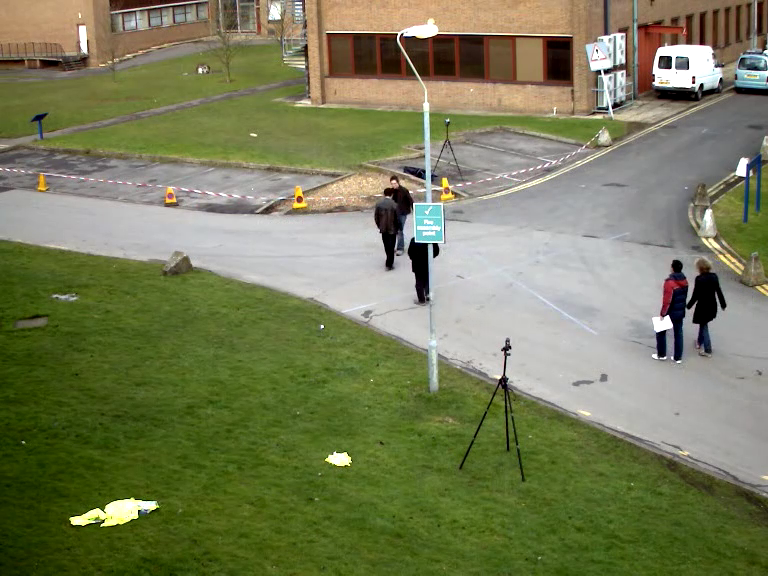
#> input picture frame 31 of human-detection/samples/768x576.mp4, 768 x 576 px
$ python human_detection_video.py   (Python 2 division)
#> lines starting #> are read from the running program, lines starting #| are printed output that depends on the picture
import cv2
import numpy as np
import datetime

'''We use OOP approach - create a class'''
class Detector():

    def __init__(self):
        '''can use a video file or use the webcam'''
        self.camera = cv2.VideoCapture('./samples/768x576.mp4')
        # self.camera = cv2.VideoCapture(0)

        '''pre-define for future use'''
        self.frame_shape = None

        '''
        this variable define the number and the size\
        of sliding windows for face detection
        '''
        self.f_frags = np.array([3, 5])
        self.total_f_cells = self.f_frags[0] * self.f_frags[1]

        '''
        this variable define the number and the size\
        of sliding windows for pedestrian detection
        '''
        self.p_frags = np.array([2, 7])
        self.total_p_cells = self.p_frags[0] * self.p_frags[1]

        '''use HOG pedestrian detector'''
        self.hog = cv2.HOGDescriptor()
        self.hog.setSVMDetector(cv2.HOGDescriptor_getDefaultPeopleDetector())

        '''use Haar Cascades for face detection'''
        self.face_cascade = cv2.CascadeClassifier('./haarcascades/haarcascade_frontalface_alt2.xml')

        '''
        these variables define the % of intersection to be discarded
        2 faces with 30% intersection, 1 will be discarded
        2 pedestrians with 80% intersection, 1 will be discarded
        1 face and 1 pedestrian with 100% intersection, the face be discarded
        '''
        self.o_f_deg = 0.3
        self.o_p_deg = 0.8
        self.o_fp_deg = 1.

        '''
        these variables are for memory
        mem_size is the maximum number of previous frames that\
        we still remember
        '''
        self.memory_p = []
        self.memory_f = []
        self.mem_size = 5

    '''
    given 2 line segments,
    the first one is defined by 2 points, x1 and x2
    the second on is defined by 2 points, x3 and x4
    this function return the length of ther intersection
    '''
    @staticmethod
    def range_overlap(x1, x2, x3, x4):
        # print 'range_overlap'

        x_min = max(x1, x3)
        x_max = min(x2, x4)

        if x_min > x_max:
            return 0
        return x_max - x_min

    '''
    given 2 rectangles and a threshold (percentage)
    this function return if their overlapping area is bigger\
    than 'percentage' percent of the smaller one
    '''
    @staticmethod
    def rec_overlap(rec1, rec2, percentage):
        # print 'rec_overlap'

        r1_x1, r1_y1, r1_w, r1_h = rec1
        r1_x2, r1_y2 = r1_x1 + r1_w, r1_y1 + r1_h
        r1_area = r1_w * r1_h

        r2_x1, r2_y1, r2_w, r2_h = rec2
        r2_x2, r2_y2 = r2_x1 + r2_w, r2_y1 + r2_h
        r2_area = r2_w * r2_h

        x_range = Detector.range_overlap(r1_x1, r1_x2, r2_x1, r2_x2)
        y_range = Detector.range_overlap(r1_y1, r1_y2, r2_y1, r2_y2)

        return 1. * x_range * y_range / min(r1_area, r2_area) >= percentage

    '''
    given a list rectangles and the threshold (deg)
    this function check if any pair of rectangles overlap >= 'deg' percent\
    and remove one accordingly
    '''
    @staticmethod
    def overlap_subtraction(recs, deg):
        # print 'overlap_substraction'

        result = []

        for rec in recs:
            for chosen in result:
                if Detector.rec_overlap(rec, chosen, deg):
                    break
            else:
                result.append(rec)

        return result

    '''
    this function check if any face (in the list of faces)\
    belongs to any pedestrian (in the list of pedestrians)
    and remove accordingly
    '''
    def face_of_pede_subtraction(self, faces, pedes):
        # print 'face_of_pede_subtraction'
        new_faces = []

        for face in faces:
            for pede in pedes:
                if Detector.rec_overlap(face, pede, self.o_fp_deg):
                    break
            else:
                new_faces.append(face)

        return new_faces

    '''
    given a frame (or sub-frame), this function detects\
    the pedestrians in that frame using HOG Detector
    nw is the north-west point of this sub-frame in the\
    whole original frame
    '''
    def get_pedestrians(self, frame, nw):
        # print 'get_pedestrians'

        padding = np.array([nw[1], nw[0], 0, 0])

        hog_recs, weights = self.hog.detectMultiScale(frame, winStride=(4, 4),
                                                      padding=(8, 8), scale=1.1)
        hog_recs = Detector.overlap_subtraction(hog_recs, self.o_p_deg)
        hog_recs = [hog_rec + padding for hog_rec in hog_recs if hog_rec[2] > 16 and hog_rec[3] > 16]

        return Detector.overlap_subtraction(hog_recs, self.o_p_deg)

    '''
    given a frame (or sub-frame), this function detects\
    the faces in that frame using Haar Cascades Detector
    nw is the north-west point of this sub-frame in the\
    whole original frame
    '''
    def get_faces(self, frame, nw):
        # print 'get_faces'

        padding = np.array([nw[1], nw[0], 0, 0])

        face_recs = self.face_cascade.detectMultiScale(cv2.cvtColor(frame, cv2.COLOR_BGR2GRAY), 1.1, 5)
        face_recs = Detector.overlap_subtraction(face_recs, deg=self.o_f_deg)
        face_recs = [face_rec + padding for face_rec in face_recs]

        return Detector.overlap_subtraction(face_recs, self.o_f_deg)

    '''
    depend on frame index and target (face or pedes),\
    this function will return the corresponding window
    '''
    def get_sub_frame(self, frame, cnt, target):
        # print 'get_sub_frame'

        shape = np.array(frame.shape[:2])

        if target == 'face':
            cnt %= self.total_f_cells
            idx = np.array((int(cnt / self.f_frags[1]), cnt % self.f_frags[1]))
            cell_shape = shape / (self.f_frags + 1)

        elif target == 'pede':
            cnt %= self.total_p_cells
            idx = np.array((int(cnt / self.p_frags[1]), cnt % self.p_frags[1]))
            cell_shape = shape / (self.p_frags + 1)
        else:
            print '\'target\' must be \'face\' or \'pede\''
            return None

        north_west = idx * cell_shape
        south_east = north_west + cell_shape * 2

        return north_west, frame[north_west[0]:south_east[0], north_west[1]:south_east[1], :]

    '''
    consolidate faces and pedestrians detected in the\
    last frame
    '''
    def consolidate(self, old_recs, frame, objective):
        # print 'consolidate'

        if objective == 'pedes':
            getter = self.get_pedestrians
            deg = self.o_p_deg
        elif objective == 'faces':
            getter = self.get_faces
            deg = self.o_f_deg
        else:
            print 'objective must be either \'pedes\' or \'faces\''
            return []

        '''default expand degree is 0.1'''
        result = []
        expand_idx = 0.1

        for rec in old_recs:
            x1, y1, w, h = rec
            x2, y2 = x1 + w, y1 + h

            x1 = max(0, int(x1 - expand_idx * w))
            y1 = max(0, int(y1 - expand_idx * h))
            x2 = min(self.frame_shape[1], int(x2 + expand_idx * w))
            y2 = min(self.frame_shape[0], int(y2 + expand_idx * h))

            moved = getter(frame[y1:y2, x1:x2, :], nw=(y1, x1))

            # moved = [p + np.array([x1, y1, 0, 0]) for p in moved]
            result += moved

        return Detector.overlap_subtraction(result, deg=deg)

    '''
    save the people detected for a time
    '''
    def keep_memory(self, new, old, lastest_idx):
        min_accept_idx = lastest_idx - self.mem_size

        for (idx, old_rec) in old:
            if idx < min_accept_idx:
                continue
            for (_, rec) in new:
                if Detector.rec_overlap(old_rec, rec, self.o_f_deg):
                    break
            else:
                new.append((idx, old_rec))

        return new

    '''This is the main function'''
    def run(self):
        '''count the index number of the frame'''
        cnt = 0

        '''list of pedestrians and faces detected'''
        pedes = []
        faces = []

        '''
        the number of people we have detected so far
        use for testing and measuring performance
        '''
        total_cnt = 0

        '''
        use to measure performance - time taken for each process
        time_f - time to do face detection on windows
        time_p - time to do pedestrian detection on windows
        time_c - time to consilidate detected people
        '''
        beg = datetime.datetime.now()
        time_f = datetime.datetime.now() - datetime.datetime.now()
        time_p = datetime.datetime.now() - datetime.datetime.now()
        time_c = datetime.datetime.now() - datetime.datetime.now()

        while True:
            '''increase frame index'''
            cnt += 1

            '''read next frame'''
            ret, frame = self.camera.read()
#> frame is the input picture: shape (576, 768, 3); mean B, G, R 88.6, 124.6, 120.1
            assert ret, 'cannot read (more)'

            '''flip the frame (optional)'''
            frame = np.fliplr(frame).astype('uint8')
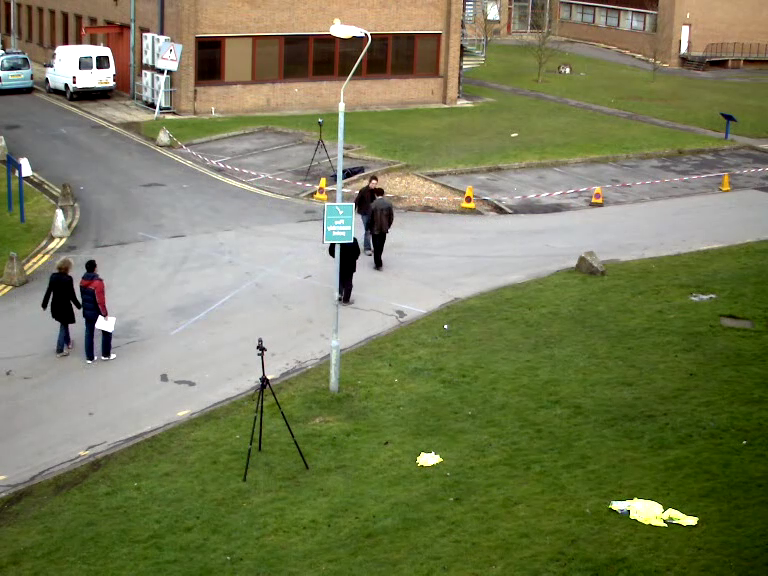
#> frame: shape (576, 768, 3); mean B, G, R 88.6, 124.6, 120.1
            '''store the resolution of the frame'''
            self.frame_shape = frame.shape[:2]
#> self.frame_shape = (576, 768)

            '''
            detect pedestrian in a window
            this window is corresponding to the frame index
            '''
            b_p = datetime.datetime.now()
            nw, sub_frame = self.get_sub_frame(frame, cnt, target='pede')
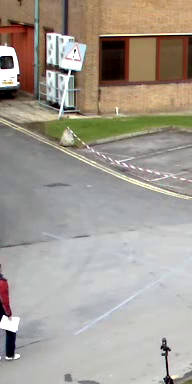
#> sub_frame: shape (384, 192, 3); mean B, G, R 147.8, 157.1, 164.4
#> nw = [0, 96]
            new_pedes = self.get_pedestrians(sub_frame, nw=nw)
#> in get_pedestrians, `padding = np.array([nw[1], nw[0], 0, 0])`: padding = [96, 0, 0, 0]
#> in get_pedestrians, `hog_recs, weights = self.hog.detectMultiScale(frame, winStride=(4, 4),..`: hog_recs = ()
#> after the loop in overlap_subtraction, `for rec in recs:`: result = []
#> new_pedes = []
            time_p += datetime.datetime.now() - b_p

            '''
            detect face in a window
            this window is also corresponding to the frame index
            '''
            b_f = datetime.datetime.now()
            nw, sub_frame = self.get_sub_frame(frame, cnt, target='face')
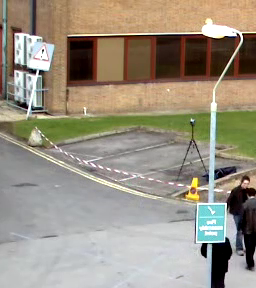
#> sub_frame: shape (288, 256, 3); mean B, G, R 129.9, 145.4, 153.9
#> nw = [0, 128]
            new_faces = self.get_faces(sub_frame, nw=nw)
#> in get_faces, `padding = np.array([nw[1], nw[0], 0, 0])`: padding = [128, 0, 0, 0]
#> in get_faces, `face_recs = self.face_cascade.detectMultiScale(cv2.cvtColor(frame, cv2..`: face_recs = ()
#> in get_faces, `face_recs = Detector.overlap_subtraction(face_recs, deg=self.o_f_deg)`: face_recs = []
#> new_faces = []
            time_f += datetime.datetime.now() - b_f

            '''
            consolidate the pedestrians and faces detected in the last loop
            '''
            b_c = datetime.datetime.now()
            pedes = self.consolidate(pedes, frame, objective='pedes')
#> pedes = []
            faces = self.consolidate(faces, frame, objective='faces')
#> faces = []
            time_c += datetime.datetime.now() - b_c

            '''
            check if any pair of faces or pedestrians point to the same object
            if yes, remove 1 of them
            '''
            pedes = Detector.overlap_subtraction(pedes + new_pedes, self.o_p_deg)
            faces = Detector.overlap_subtraction(faces + new_faces, self.o_f_deg)
            faces = self.face_of_pede_subtraction(faces, pedes)

            '''count the number of people detected in all the frame so far'''
            total_cnt += len(pedes) + len(faces)
#> total_cnt = 0

            '''
            optional - save detected people in previous frame in memory
            even if these people are not detected in the next frame, they\
            are still be counted
            '''
            new_mem_p = [(cnt, pede) for pede in pedes]
#> new_mem_p = []
            self.memory_p = self.keep_memory(new_mem_p, self.memory_p, cnt)
#> self.memory_p = []

            new_mem_f = [(cnt, face) for face in faces]
#> new_mem_f = []
            self.memory_f = self.keep_memory(new_mem_f, self.memory_f, cnt)
#> self.memory_f = []

            '''output number of people detected in this frame'''
            print 'there are {} people'.format(len(self.memory_f) + len(self.memory_p))
#| there are 0 people

            '''draw rectangle around each person detected'''
            for (_, (x, y, w, h)) in self.memory_p:
                cv2.rectangle(frame, (x, y), (x + w, y + h), (255, 0, 0), 4)
#> this loop made 0 passes

            for (_, (x, y, w, h)) in self.memory_f:
                cv2.rectangle(frame, (x - w, y - h), (x + w * 2, y + h * 5), (0, 255, 0), 4)

            # [5 lines of commented-out code are left out]

            cv2.imshow('Human detection', frame)

            '''The below 4 lines of code is used for measuring performance only'''
            # [4 lines of commented-out code are left out]

            if cv2.waitKey(1) == ord('q'):
#> (key q is pressed here)
                break

        cv2.destroyAllWindows()

'''Just declare an object and run'''
if __name__ == '__main__':
    detector = Detector()
    detector.run()

$ run again, starting later in the video
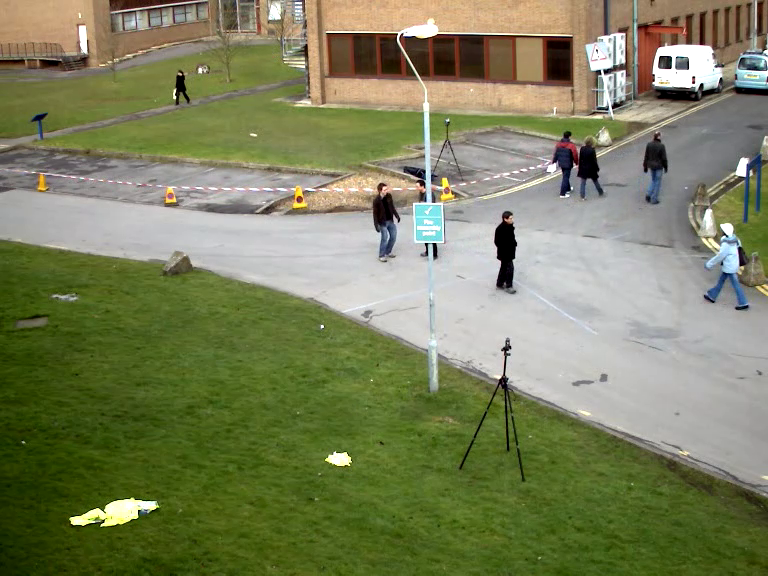
#> input picture frame 141 of human-detection/samples/768x576.mp4, 768 x 576 px
#> in run, frame is the input picture: shape (576, 768, 3); mean B, G, R 92.8, 128.9, 124
#> in run, `nw, sub_frame = self.get_sub_frame(frame, cnt, target='pede')`:
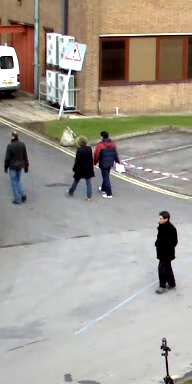
#> sub_frame: shape (384, 192, 3); mean B, G, R 147.7, 157.1, 164.1
#> in run, `nw, sub_frame = self.get_sub_frame(frame, cnt, target='pede')`: nw = [0, 96]
#> in get_pedestrians, `padding = np.array([nw[1], nw[0], 0, 0])`: padding = [96, 0, 0, 0]
#> in get_pedestrians, `hog_recs, weights = self.hog.detectMultiScale(frame, winStride=(4, 4),..`: hog_recs = [[133, 188, 59, 129], [31, 20, 106, 213]]; weights = [2.24, 0.544]
#> the loop in overlap_subtraction, `for rec in recs:` made 2 passes
#> after the loop in overlap_subtraction, `for rec in recs:`: result = [[133, 188, 59, 129], [31, 20, 106, 213]]
#> in get_pedestrians, `hog_recs = [hog_rec + padding for hog_rec in hog_recs if hog_rec[2] > ..`: hog_recs = [[229, 188, 59, 129], [127, 20, 106, 213]]
#> the loop in overlap_subtraction (call 2), `for rec in recs:` made 2 passes
#> in run, `nw, sub_frame = self.get_sub_frame(frame, cnt, target='face')`:
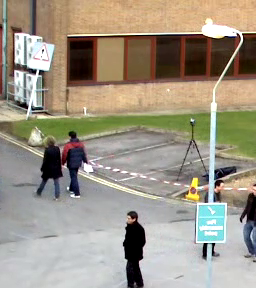
#> sub_frame: shape (288, 256, 3); mean B, G, R 133.8, 149.6, 158.1
#> in run, `nw, sub_frame = self.get_sub_frame(frame, cnt, target='face')`: nw = [0, 128]
#> in get_faces, `padding = np.array([nw[1], nw[0], 0, 0])`: padding = [128, 0, 0, 0]
#> in get_faces, `face_recs = self.face_cascade.detectMultiScale(cv2.cvtColor(frame, cv2..`: face_recs = ()
#> in get_faces, `face_recs = Detector.overlap_subtraction(face_recs, deg=self.o_f_deg)`: face_recs = []
#> in run, `pedes = Detector.overlap_subtraction(pedes + new_pedes, self.o_p_deg)`: pedes = [[229, 188, 59, 129], [127, 20, 106, 213]]
#> after the loop in face_of_pede_subtraction, `for face in faces:`: new_faces = []
#> total_cnt = 2
#> new_mem_p = [(1, [229, 188, 59, 129]), (1, [127, 20, 106, 213])]
#> after the loop in keep_memory, `for (idx, old_rec) in old:`: new has the same summary as new_mem_p in run
#> self.memory_p has the same summary as new_mem_p
#> new_mem_f = []
#| there are 2 people
#> the loop in run, `for (_, (x, y, w, h)) in self.memory_p:` made 2 passes

$ run again, starting later in the video
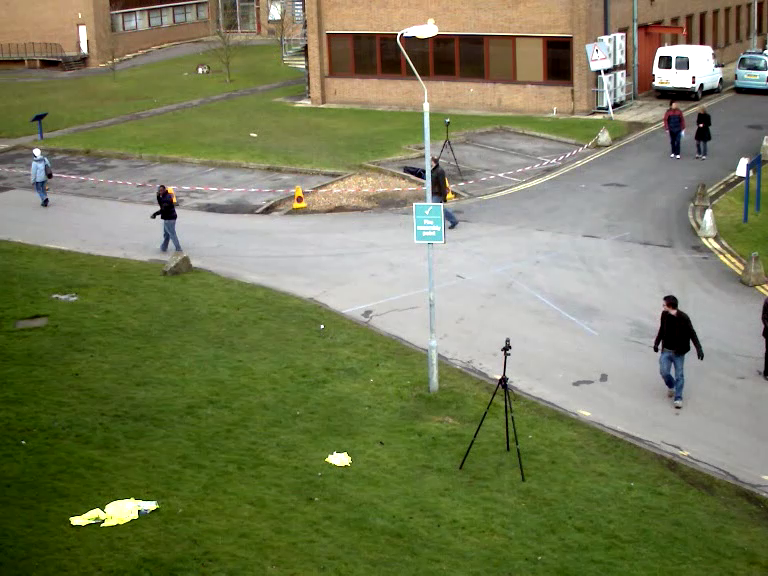
#> input picture frame 252 of human-detection/samples/768x576.mp4, 768 x 576 px
#> in run, frame is the input picture: shape (576, 768, 3); mean B, G, R 89.2, 125.1, 120.1
#> in run, `nw, sub_frame = self.get_sub_frame(frame, cnt, target='pede')`:
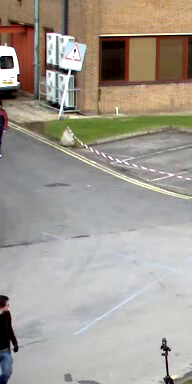
#> sub_frame: shape (384, 192, 3); mean B, G, R 147.8, 157.2, 163.8
#> in run, `nw, sub_frame = self.get_sub_frame(frame, cnt, target='pede')`: nw = [0, 96]
#> in get_pedestrians, `padding = np.array([nw[1], nw[0], 0, 0])`: padding = [96, 0, 0, 0]
#> in get_pedestrians, `hog_recs, weights = self.hog.detectMultiScale(frame, winStride=(4, 4),..`: hog_recs = ()
#> after the loop in overlap_subtraction, `for rec in recs:`: result = []
#> in run, `nw, sub_frame = self.get_sub_frame(frame, cnt, target='face')`:
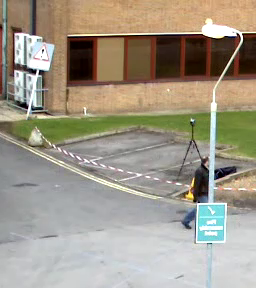
#> sub_frame: shape (288, 256, 3); mean B, G, R 136.2, 152, 159.8
#> in run, `nw, sub_frame = self.get_sub_frame(frame, cnt, target='face')`: nw = [0, 128]
#> in get_faces, `padding = np.array([nw[1], nw[0], 0, 0])`: padding = [128, 0, 0, 0]
#> in get_faces, `face_recs = self.face_cascade.detectMultiScale(cv2.cvtColor(frame, cv2..`: face_recs = ()
#> in get_faces, `face_recs = Detector.overlap_subtraction(face_recs, deg=self.o_f_deg)`: face_recs = []
#> total_cnt = 0
#> new_mem_p = []
#| there are 0 people
